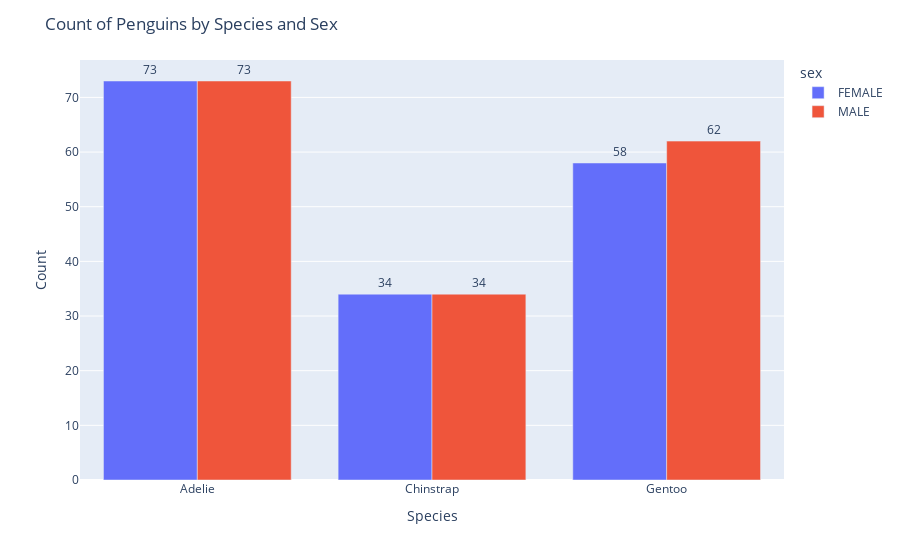

Notebook code cell kept with this figure:
### Code cell
species_sex_count = df.groupby(['species', 'sex']).size().reset_index(name='count')

fig = px.bar(species_sex_count, x='species', y='count', color='sex', text='count', barmode='group')
fig.update_traces(texttemplate='%{text}', textposition='outside')

fig.update_layout(
    xaxis_title='Species',
    yaxis_title='Count',
    title='Count of Penguins by Species and Sex'
)

fig.show()

### Figure 1 — Plotly figure (JSON) as saved in the notebook; plotly's stock layout.template omitted (floating-point values rounded to 4 significant figures)
{"data": [{"alignmentgroup": "True", "hovertemplate": "sex=FEMALE<br>species=%{x}<br>count=%{text}<extra></extra>", "legendgroup": "FEMALE", "marker": {"color": "#636efa", "pattern": {"shape": ""}}, "name": "FEMALE", "offsetgroup": "FEMALE", "orientation": "v", "showlegend": true, "text": [73, 34, 58], "textposition": "outside", "texttemplate": "%{text}", "type": "bar", "x": ["Adelie", "Chinstrap", "Gentoo"], "xaxis": "x", "y": [73, 34, 58], "yaxis": "y"}, {"alignmentgroup": "True", "hovertemplate": "sex=MALE<br>species=%{x}<br>count=%{text}<extra></extra>", "legendgroup": "MALE", "marker": {"color": "#EF553B", "pattern": {"shape": ""}}, "name": "MALE", "offsetgroup": "MALE", "orientation": "v", "showlegend": true, "text": [73, 34, 62], "textposition": "outside", "texttemplate": "%{text}", "type": "bar", "x": ["Adelie", "Chinstrap", "Gentoo"], "xaxis": "x", "y": [73, 34, 62], "yaxis": "y"}], "layout": {"barmode": "group", "legend": {"title": {"text": "sex"}, "tracegroupgap": 0}, "margin": {"t": 60}, "title": {"text": "Count of Penguins by Species and Sex"}, "xaxis": {"anchor": "y", "domain": [0, 1], "title": {"text": "Species"}}, "yaxis": {"anchor": "x", "domain": [0, 1], "title": {"text": "Count"}}}}
